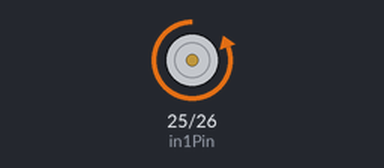
The sketch below on a simulated ESP32. Parts: motor-driver pin pairs drawn as motors (green arrow = first pin HIGH = forward, orange = second pin HIGH = backward, longer = more drive, scaled by the enable pin). What the sketch prints to the serial monitor is not drawn.

Above: at 0.1 s.
Timing chart, 0 to 11.5 s (numbered marks = the images above):
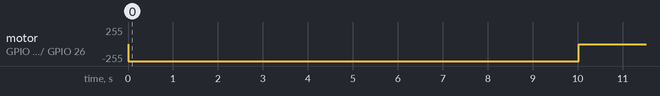

The sketch:

motor_millis.ino
```cpp
// define the pins for motor driver
int in1Pin = 25;
int in2Pin = 26;
int PWMA = 32;

// define the speed for the motor
int motorSpeed = 255;

// define the time duration for each direction
unsigned long forwardDuration = 10000; // 10 seconds
unsigned long reverseDuration = 4000; // 4 seconds

// define the start time for each direction
unsigned long forwardStartTime=0;
unsigned long reverseStartTime=10000;

void setup() {
  // set the motor driver pins as output
  pinMode(in1Pin, OUTPUT);
  pinMode(in2Pin, OUTPUT);
  pinMode(PWMA, OUTPUT);
  Serial.begin(9600);

}

void loop() {
  // check if it's time to start moving forward
  if (millis() - forwardStartTime >= forwardDuration) {
    // stop the motor
    digitalWrite(in1Pin, 0);
    digitalWrite(in2Pin, 0);
    Serial.println("motor is stopped 1");
    // set the start time for reverse direction
    reverseStartTime = millis();
  }
  // check if it's time to start moving in reverse direction
   if (millis() - reverseStartTime >= reverseDuration && millis() - forwardStartTime >= forwardDuration) {
    // stop the motor
    digitalWrite(in1Pin, 0);
    digitalWrite(in2Pin, 0);
    Serial.println("motor is stopped 2 ");
    // set the start time for forward direction
    forwardStartTime = millis();
  }
  // move the motor forward
  else if (millis() - reverseStartTime >= 0) {
    Serial.println("Motor in direction Reverse");
    digitalWrite(in1Pin, 0);
    digitalWrite(in2Pin, 1);
    digitalWrite(PWMA, motorSpeed);
  }
  // move the motor in reverse direction
  else {
    Serial.println("Motor in direction Forward");
    digitalWrite(in1Pin, 1);
    digitalWrite(in2Pin, 0);
    digitalWrite(PWMA, motorSpeed);
  }
}
```

Measured:
- by itself, motor on GPIO 25 (in1Pin) / GPIO 26 (in2Pin): stopped → backward 255/255 at 0.00 s, → stopped 10.0 s later
